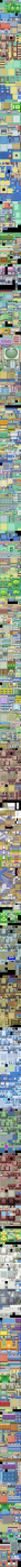
#> input picture assets/source/frlg/outdoors-c.png, 128 x 9584 px (shown at 1/7 size)
$ python extract_frlg_catalog.py
#> lines starting #> are read from the running program, lines starting #| are printed output that depends on the picture
### tools/extract_frlg_tiles.py
"""Extract the approved runtime subset from the user-supplied FRLG outdoor sheet.

Coordinates are expressed in native 16 px tile cells. The source remains intact in
``assets/source/frlg`` while the small runtime exports live under ``public``.
"""

from __future__ import annotations

import argparse
import shutil
from pathlib import Path

from PIL import Image, ImageOps, ImageFilter


TILE = 16


TILES: dict[str, tuple[int, int, int, int]] = {
    "grass": (1, 0, 1, 1),
    "grass_detail_a": (0, 1, 1, 1),
    "grass_detail_b": (0, 2, 1, 1),
    "grass_flowers": (4, 0, 1, 1),
    "path_nw": (0, 26, 1, 1),
    "path_n": (1, 26, 1, 1),
    "path_ne": (2, 26, 1, 1),
    "path_w": (0, 27, 1, 1),
    "path_center": (1, 27, 1, 1),
    "path_e": (2, 27, 1, 1),
    "path_sw": (0, 28, 1, 1),
    "path_s": (1, 28, 1, 1),
    "path_se": (2, 28, 1, 1),
    "water_nw": (0, 52, 1, 1),
    "water_n": (1, 52, 1, 1),
    "water_ne": (2, 52, 1, 1),
    "water_w": (0, 53, 1, 1),
    "water": (1, 53, 1, 1),
    "water_e": (2, 53, 1, 1),
    "water_sw": (0, 54, 1, 1),
    "water_s": (1, 54, 1, 1),
    "water_se": (2, 54, 1, 1),
    "tree_edge": (5, 349, 3, 4),
    "forest_gate": (0, 575, 4, 4),
    "shrub_cluster": (4, 221, 4, 7),
}

GRASS_KEYED_SPRITES={"tree_edge","forest_gate","shrub_cluster"}

PROP_CROPS = {
    'bush': (5, 0, 1, 1),
    'sapling': (3, 2, 1, 3),
    'rock_small': (0, 34, 2, 2),
    'rock_medium': (3, 57, 2, 2),
}

# These are metatile parts, not rectangular sprites. The intervening rows are
# overlap variants for a continuous forest wall; including them repeats crowns
# and cuts off the tree. Assemble one cap, one crown, and one trunk instead.
TREE_PARTS = {
    "tree": ((32, 48), [((6, 1, 2, 1), (0, 0)), ((6, 3, 2, 2), (0, 16))]),
    "tree_cluster": ((48, 64), [
        ((1, 348, 1, 1), (16, 0)),
        ((0, 349, 3, 1), (0, 16)),
        ((0, 352, 3, 1), (0, 32)),
        ((3, 352, 3, 1), (0, 48)),
    ]),
}


def crop(image: Image.Image, spec: tuple[int, int, int, int]) -> Image.Image:
    x, y, width, height = spec
    return image.crop((x * TILE, y * TILE, (x + width) * TILE, (y + height) * TILE))


# [168 lines left out: functions clear_connected_grass, pad_sprite, terrain_atlas, terrain_coverage, main, not called in this run]


# [2 lines that do not run on import are left out]

### tools/extract_frlg_catalog.py
"""Export every source tile, reviewed complete props, and a searchable catalog.

Raw cells retain exact source pixels. Section labels are explicitly distinguished
from verified object identities; a cell in a building is never called a complete
building. Complete runtime props are exported separately with transparent margins.
"""

import argparse
import hashlib
import json
from collections import Counter
from pathlib import Path

from PIL import Image, ImageDraw

from extract_frlg_tiles import TILE, TILES, TREE_PARTS, PROP_CROPS, crop, clear_connected_grass, pad_sprite

ROOT = Path(__file__).resolve().parents[1]

# x, y, width, height, kind, group, descriptive name. Smaller verified regions
# take precedence over broad sheet-section labels below.
REGIONS = [
    (1,0,1,1,'terrain','grass','grass_base'),
    (0,1,2,2,'terrain','grass','grass_speckles'),
    (4,0,1,1,'prop_parts','flowers','red_flower_cluster'),
    (5,0,1,1,'prop_parts','shrubs','round_shrub'),
    (2,0,2,1,'prop_parts','signs','town_sign'),
    (6,0,2,1,'prop_parts','buildings','window_pair'),
    (2,1,4,1,'prop_parts','foliage','grass_and_tree_overlap'),
    (2,2,6,3,'prop_parts','trees','tree_crown_and_trunk'),
    (0,5,4,4,'prop_parts','buildings','poke_mart'),
    (0,9,4,4,'prop_parts','buildings','pokemon_center'),
    (4,5,4,8,'prop_parts','buildings','town_house'),
    (0,13,8,10,'terrain','cliffs','brown_cliff'),
    (0,23,5,3,'terrain','cliffs','cliff_and_ledge'),
    (5,23,3,3,'terrain','grass','pale_grass_patch'),
    (0,26,3,3,'terrain','paths','dirt_path'),
    (3,26,3,3,'terrain','paths','sand_path'),
    (6,26,2,3,'prop_parts','fences','stone_fence'),
    (0,29,4,3,'prop_parts','fences','wood_fence'),
    (4,29,3,3,'prop_parts','fences','stone_fence'),
    (0,32,8,7,'terrain','water_and_sand','coastal_water_and_sand'),
    (0,34,2,2,'prop_parts','rocks','coastal_rock_pile'),
    (0,39,5,5,'prop_parts','buildings','gym_building'),
    (5,39,3,3,'prop_parts','hedges','hedge_corner'),
    (0,44,2,2,'prop_parts','signs','gym_and_town_sign'),
    (2,44,3,3,'terrain','stairs','outdoor_stairs'),
    (5,44,3,3,'terrain','pavement','town_pavement'),
    (0,52,3,3,'terrain','water','pond_shore'),
    (3,52,5,3,'terrain','water','pond_cliff_and_island'),
    (0,55,5,2,'terrain','pavement','stone_pavement'),
    (5,55,3,2,'prop_parts','bridges','wood_deck'),
    (0,57,8,20,'terrain','coast_and_water','ocean_cliff_and_sand'),
    (3,57,2,2,'prop_parts','rocks','coastal_boulder'),
    (5,89,3,2,'prop_parts','shrubs','town_shrub_variants'),
    (0,200,6,3,'terrain','paths','town_sand_and_grass'),
    (2,203,1,1,'prop_parts','foliage','complete_grass_tuft'),
    (0,204,8,3,'terrain','water','pond_wall_and_water'),
    (0,221,8,8,'prop_parts','trees','broadleaf_tree_and_hedge'),
    (3,229,5,1,'terrain','water','pond_edge'),
    (0,288,8,16,'terrain','cliffs','canyon_cliff'),
    (0,304,8,44,'prop_parts','ship_interiors','ship_room_and_deck'),
    (0,348,1,1,'review','forest','source_separator'),
    (1,348,1,1,'prop_parts','trees','forest_tree_cap'),
    (2,348,1,1,'terrain','flowers','repeating_flower_ground'),
    (3,348,1,1,'terrain','pavement','brick_ground'),
    (4,348,1,1,'prop_parts','foliage','grass_and_tree_overlap'),
    (0,349,3,4,'prop_parts','trees','forest_tree_crown_overlap'),
    (3,349,5,4,'prop_parts','forest_parts','forest_fence_trunk_and_canopy'),
    (0,353,3,1,'terrain','paths','forest_path'),
    (0,354,8,46,'terrain','caves','cave_floor_wall_and_rock'),
    (0,400,8,16,'terrain','ice','ice_floor_wall_and_rock'),
    (0,416,8,16,'terrain','mountain','mountain_floor_and_wall'),
    (0,432,8,16,'terrain','volcanic','volcanic_floor_and_wall'),
    (0,448,8,5,'prop_parts','trees','autumn_forest_parts'),
    (0,453,8,43,'terrain','limestone','limestone_floor_wall_and_rock'),
]

BANDS = [
    (0,76,'outdoor_basics'),(77,127,'town_buildings'),(128,191,'city_and_harbour'),
    (192,220,'city_buildings_and_ground'),(221,229,'forest_broadleaf'),
    (230,287,'city_large_structures'),(288,303,'canyon'),(304,347,'ship_interior'),
    (348,353,'forest'),(354,399,'caves'),(400,415,'ice_cave'),(416,431,'mountain'),
    (432,447,'volcanic_cave'),(448,495,'autumn_forest_and_limestone'),
    (496,527,'town_and_cave_entrances'),(528,575,'island_town_and_cliffs'),
    (576,598,'island_structures_and_ground'),
]


def label_cell(col, row, tile):
    if all(pixel[:3] == (0,0,0) or pixel[3] == 0 for pixel in tile.getdata()):
        return 'blank','source_placeholders','black_or_transparent','verified'
    matches = [r for r in REGIONS if r[0] <= col < r[0]+r[2] and r[1] <= row < r[1]+r[3]]
    if matches:
        r = min(matches, key=lambda r:r[2]*r[3])
        role = f'part_{row-r[1]:02}_{col-r[0]:02}' if r[2]*r[3] > 1 else 'cell'
        return r[4],r[5],f'{r[6]}_{role}','region'
    section = next(name for start,end,name in BANDS if start <= row <= end)
    # Buildings share tiles with ground/roof/decoration. Retain an honest section
    # label until those cells have a verified semantic boundary.
    return 'review',section,f'{section}_sheet_part','section_only'


def write_image(image, path):
    path.parent.mkdir(parents=True, exist_ok=True)
    image.info.clear()
    image.save(path, optimize=True)


def main():
    parser = argparse.ArgumentParser()
    parser.add_argument('--source',type=Path,default=ROOT/'assets/source/frlg/outdoors-c.png')
    parser.add_argument('--output',type=Path,default=ROOT/'assets/extracted/frlg')
    args = parser.parse_args()
    source = Image.open(args.source).convert('RGBA')
#> source is the input picture: PIL image 128x9584 RGBA; mean R, G, B, A 144.1, 151.9, 140.2, 255
    cols, rows = source.width//TILE,source.height//TILE
#> cols = 8; rows = 599
    if source.size != (128,9584):
        raise SystemExit(f'Expected 128x9584 source; got {source.size}')
    entries = []
    for row in range(rows):
        for col in range(cols):
            tile = crop(source,(col,row,1,1))
            kind,group,name,status = label_cell(col,row,tile)
            name = f'{name}_r{row:03}_c{col:02}_16x16'
            relative = Path('tiles')/kind/group/f'{name}.png'
            write_image(tile,args.output/relative)
            entries.append(dict(id=f'tile_r{row:03}_c{col:02}',name=name,kind=kind,group=group,
                                semantic_status=status,path=relative.as_posix(),width=16,height=16,
                                source_rect=[col*16,row*16,16,16],standalone=False))
#> this loop made 599 passes
#> pass 1, in write_image (call 2), `image.save(path, optimize=True)`:
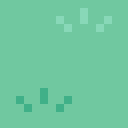
#> saved as grass_base_cell_r000_c01_16x16.png: PIL image 16x16 RGBA (shown 8 times larger); mean R, G, B, A 111.4, 199.8, 160, 255
#> pass 1, in write_image (call 3), `image.save(path, optimize=True)`:
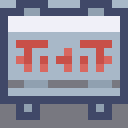
#> saved as town_sign_part_00_00_r000_c02_16x16.png: PIL image 16x16 RGBA (shown 8 times larger); mean R, G, B, A 143.2, 140.1, 155.8, 255
#> pass 1, in write_image (call 4), `image.save(path, optimize=True)`:
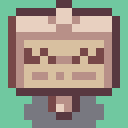
#> saved as town_sign_part_00_01_r000_c03_16x16.png: PIL image 16x16 RGBA (shown 8 times larger); mean R, G, B, A 148.8, 151.4, 134.9, 255

    runtime = ROOT/'public/assets/environment/viridian/frlg'
    props = [('tree','trees','conifer_tree'),('tree_cluster','trees','broadleaf_tree'),
             ('sapling','trees','small_tree'),('bush','shrubs','round_shrub'),
             ('rock_small','rocks','rock_pile'),('rock_medium','rocks','boulder'),
             ('grass_flowers','flowers','red_flower_cluster')]
    for key,group,name in props:
#> (the run stopped early here; a loop or call above may not have finished)
